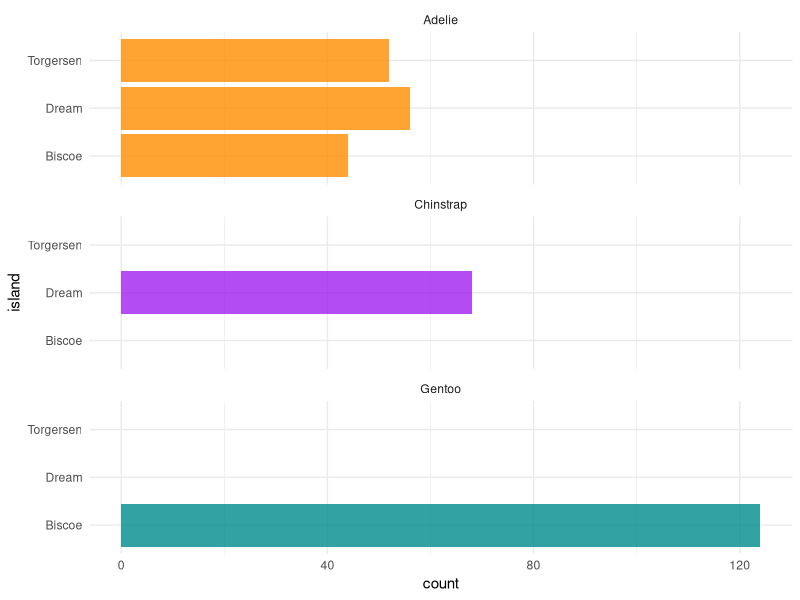
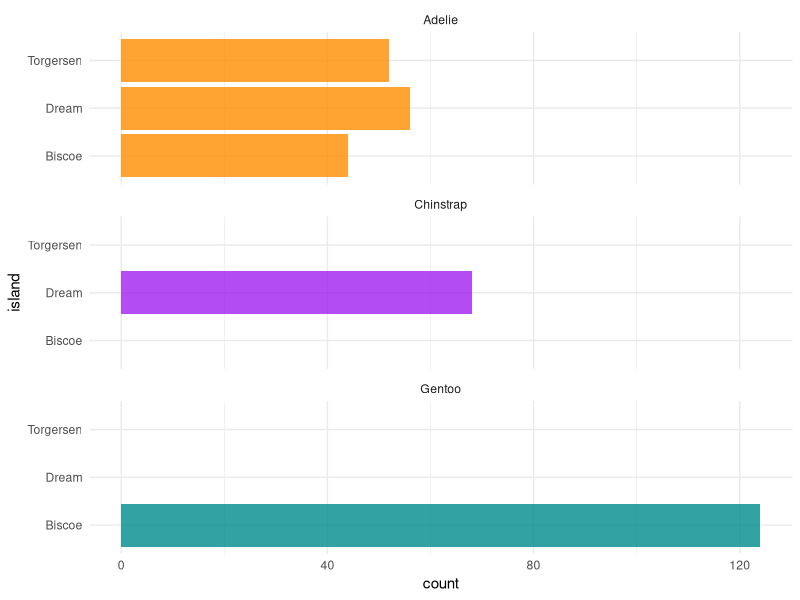
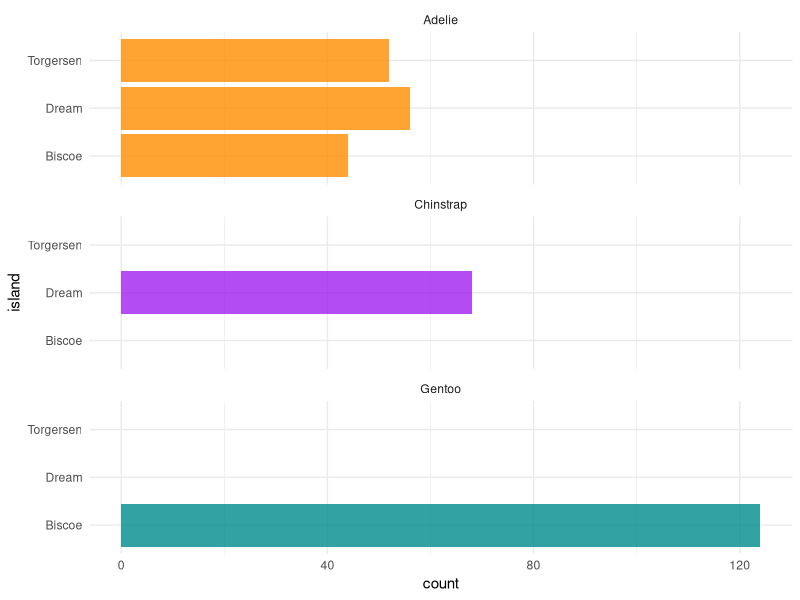
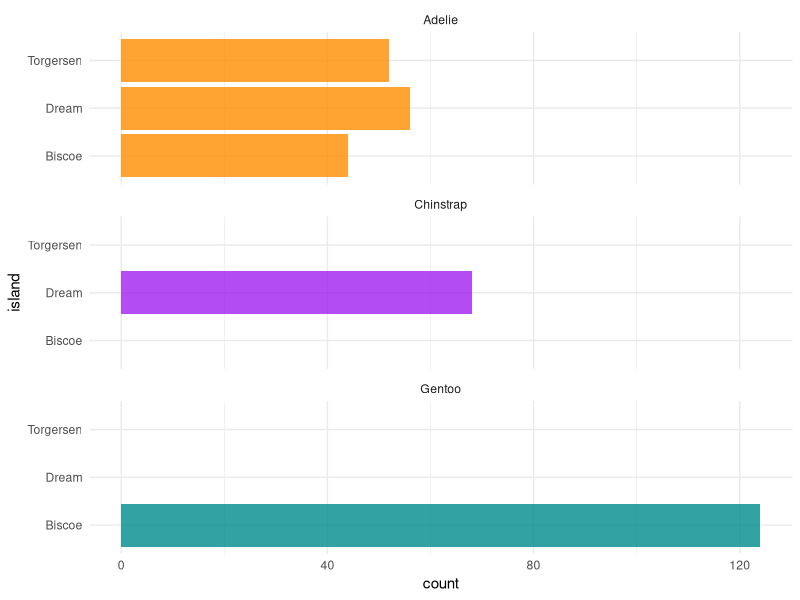

Write the R code that produced these figures, in order.
## ---- chunk 1
#| include: false
#| warning: false
#| message: false

library(tidyverse)
library(palmerpenguins)
library(knitr)
library(ggplot2)
## ---- chunk 2
#| label: fig-bills
#| fig-cap: Trend in US Birth Rates
#| echo: false

ggplot(penguins, aes(x = island, fill = species)) +
  geom_bar(alpha = 0.8) +
  scale_fill_manual(values = c("darkorange","purple","cyan4"),
                    guide = "none") +
  theme_minimal() +
  facet_wrap(~species, ncol = 1) +
  coord_flip()
## ---- chunk 3


## ---- chunk 4
#| label: fig-billss
#| fig-cap: Relationship between Changes in Birth Rates 2004-2008 to 2014-2019
#| echo: false
#| fig-width: 8
#| fig-height: 4

ggplot(penguins, aes(x = island, fill = species)) +
  geom_bar(alpha = 0.8) +
  scale_fill_manual(values = c("darkorange","purple","cyan4"),
                    guide = "none") +
  theme_minimal() +
  facet_wrap(~species, ncol = 1) +
  coord_flip()
## ---- chunk 5
#| label: fig-billsss
#| fig-cap: Trends in Birth Rates by Population subgroup Five-year age group
#| echo: false
#| fig-width: 8
#| fig-height: 4

ggplot(penguins, aes(x = island, fill = species)) +
  geom_bar(alpha = 0.8) +
  scale_fill_manual(values = c("darkorange","purple","cyan4"),
                    guide = "none") +
  theme_minimal() +
  facet_wrap(~species, ncol = 1) +
  coord_flip()
## ---- chunk 6
#| label: fig-billssss
#| fig-cap: Children Ever Born by Mother's Age and Birth Cohort
#| echo: false
#| fig-width: 8
#| fig-height: 4

ggplot(penguins, aes(x = island, fill = species)) +
  geom_bar(alpha = 0.8) +
  scale_fill_manual(values = c("darkorange","purple","cyan4"),
                    guide = "none") +
  theme_minimal() +
  facet_wrap(~species, ncol = 1) +
  coord_flip()
